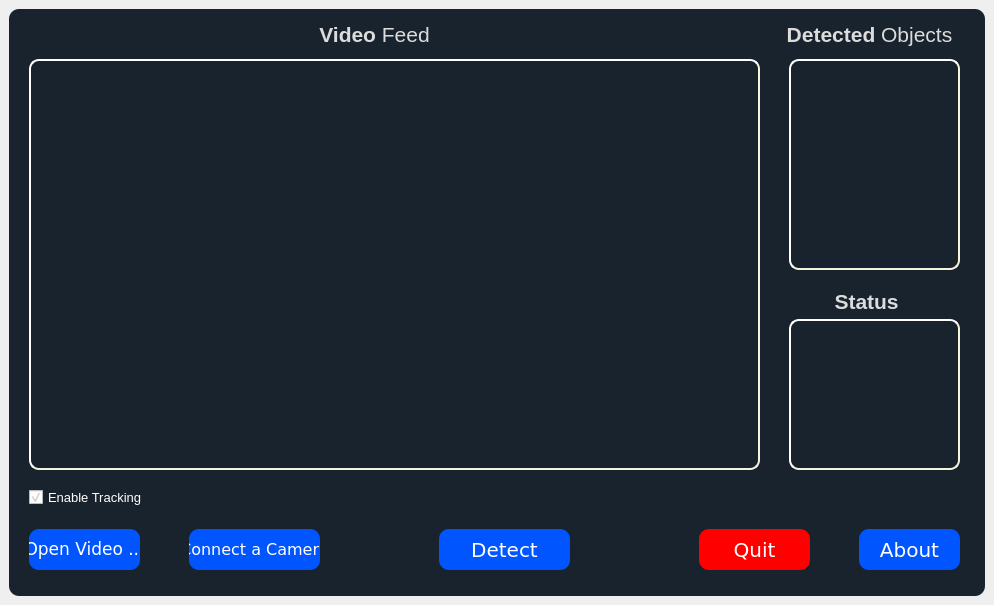
<?xml version="1.0" encoding="UTF-8"?>
<ui version="4.0">
 <class>mainWindow</class>
 <widget class="QMainWindow" name="mainWindow">
  <property name="geometry">
   <rect>
    <x>0</x>
    <y>0</y>
    <width>994</width>
    <height>605</height>
   </rect>
  </property>
  <property name="windowTitle">
   <string>MainWindow</string>
  </property>
  <widget class="QWidget" name="centralwidget">
   <layout class="QHBoxLayout" name="horizontalLayout">
    <item>
     <widget class="QFrame" name="frame_main">
      <property name="styleSheet">
       <string notr="true">QFrame{
	background-color:rgb(25, 35, 45);
	color:rgb(220,220,220);
	border-radius:10px;
}</string>
      </property>
      <property name="frameShape">
       <enum>QFrame::StyledPanel</enum>
      </property>
      <property name="frameShadow">
       <enum>QFrame::Raised</enum>
      </property>
      <widget class="QLabel" name="screen">
       <property name="geometry">
        <rect>
         <x>20</x>
         <y>50</y>
         <width>731</width>
         <height>411</height>
        </rect>
       </property>
       <property name="cursor">
        <cursorShape>CrossCursor</cursorShape>
       </property>
       <property name="styleSheet">
        <string notr="true">QLabel {
	border-style: outset;
	border-width: 2px;
    border-radius: 10px;
	border-color:beige;
	
}</string>
       </property>
       <property name="text">
        <string/>
       </property>
       <property name="scaledContents">
        <bool>true</bool>
       </property>
      </widget>
      <widget class="QPushButton" name="btn_open_vid">
       <property name="geometry">
        <rect>
         <x>20</x>
         <y>520</y>
         <width>111</width>
         <height>41</height>
        </rect>
       </property>
       <property name="font">
        <font>
         <family>DejaVu Sans</family>
         <pointsize>13</pointsize>
        </font>
       </property>
       <property name="styleSheet">
        <string notr="true">QPushButton{
	
	background-color: rgb(0, 85, 255);
	
	
	color: rgb(255, 255, 255);
	
    border-width: 2px;
    border-radius: 10px;
	
}

QPushButton::hover {
	
	background-color: rgb(85, 170, 255);
}

QPushButton::pressed {
	
	background-color: rgb(10, 2, 255);
}

</string>
       </property>
       <property name="text">
        <string>Open Video ...</string>
       </property>
      </widget>
      <widget class="QPushButton" name="btn_detect">
       <property name="geometry">
        <rect>
         <x>430</x>
         <y>520</y>
         <width>131</width>
         <height>41</height>
        </rect>
       </property>
       <property name="font">
        <font>
         <family>DejaVu Sans</family>
         <pointsize>15</pointsize>
        </font>
       </property>
       <property name="styleSheet">
        <string notr="true">QPushButton{
	
	background-color: rgb(0, 85, 255);
	
	
	color: rgb(255, 255, 255);
	
    border-width: 2px;
    border-radius: 10px;
	
}

QPushButton::hover {
	
	background-color: rgb(85, 170, 255);
}

QPushButton::pressed {
	
	background-color: rgb(10, 2, 255);
}

</string>
       </property>
       <property name="text">
        <string>Detect</string>
       </property>
      </widget>
      <widget class="QPushButton" name="btn_connect_cam">
       <property name="geometry">
        <rect>
         <x>180</x>
         <y>520</y>
         <width>131</width>
         <height>41</height>
        </rect>
       </property>
       <property name="font">
        <font>
         <family>DejaVu Sans</family>
         <pointsize>12</pointsize>
        </font>
       </property>
       <property name="styleSheet">
        <string notr="true">QPushButton{
	
	background-color: rgb(0, 85, 255);
	
	
	color: rgb(255, 255, 255);
	
    border-width: 2px;
    border-radius: 10px;
	
}

QPushButton::hover {
	
	background-color: rgb(85, 170, 255);
}

QPushButton::pressed {
	
	background-color: rgb(10, 2, 255);
}

</string>
       </property>
       <property name="text">
        <string>Connect a Camera</string>
       </property>
      </widget>
      <widget class="QPushButton" name="btn_quit">
       <property name="geometry">
        <rect>
         <x>690</x>
         <y>520</y>
         <width>111</width>
         <height>41</height>
        </rect>
       </property>
       <property name="font">
        <font>
         <family>DejaVu Sans</family>
         <pointsize>15</pointsize>
        </font>
       </property>
       <property name="styleSheet">
        <string notr="true">QPushButton{
	
	
	background-color: rgb(255, 0, 0);
	
	
	color: rgb(255, 255, 255);
	
    border-width: 2px;
    border-radius: 10px;
	
}

QPushButton::hover {
	
	
	background-color: rgb(255, 73, 60);
}

QPushButton::pressed {
	
	
	background-color: rgb(188, 0, 3);
}

</string>
       </property>
       <property name="text">
        <string>Quit</string>
       </property>
      </widget>
      <widget class="QLabel" name="label_obj">
       <property name="geometry">
        <rect>
         <x>770</x>
         <y>10</y>
         <width>181</width>
         <height>31</height>
        </rect>
       </property>
       <property name="font">
        <font>
         <family>Segoe UI</family>
         <pointsize>11</pointsize>
        </font>
       </property>
       <property name="text">
        <string>&lt;html&gt;&lt;head/&gt;&lt;body&gt;&lt;p&gt;&lt;span style=&quot; font-size:16pt; font-weight:600;&quot;&gt;Detected &lt;/span&gt;&lt;span style=&quot; font-size:16pt;&quot;&gt;Objects&lt;/span&gt;&lt;/p&gt;&lt;/body&gt;&lt;/html&gt;</string>
       </property>
       <property name="alignment">
        <set>Qt::AlignCenter</set>
       </property>
      </widget>
      <widget class="QTextEdit" name="text_obj">
       <property name="geometry">
        <rect>
         <x>780</x>
         <y>50</y>
         <width>171</width>
         <height>211</height>
        </rect>
       </property>
       <property name="font">
        <font>
         <family>Segoe UI</family>
         <pointsize>9</pointsize>
        </font>
       </property>
       <property name="styleSheet">
        <string notr="true">QTextEdit{
	
	color: rgb(255, 255, 255);
	border-style: outset;
	border-width: 2px;
    border-radius: 10px;
	border-color:beige;
}</string>
       </property>
      </widget>
      <widget class="QTextEdit" name="text_stat">
       <property name="geometry">
        <rect>
         <x>780</x>
         <y>310</y>
         <width>171</width>
         <height>151</height>
        </rect>
       </property>
       <property name="font">
        <font>
         <family>Segoe UI</family>
         <pointsize>9</pointsize>
        </font>
       </property>
       <property name="styleSheet">
        <string notr="true">QTextEdit{
	
	color: rgb(255, 255, 255);
	border-style: outset;
	border-width: 2px;
    border-radius: 10px;
	border-color:beige;
}</string>
       </property>
      </widget>
      <widget class="QLabel" name="label_stat">
       <property name="geometry">
        <rect>
         <x>770</x>
         <y>280</y>
         <width>181</width>
         <height>21</height>
        </rect>
       </property>
       <property name="font">
        <font>
         <family>Segoe UI</family>
         <pointsize>11</pointsize>
        </font>
       </property>
       <property name="text">
        <string>&lt;html&gt;&lt;head/&gt;&lt;body&gt;&lt;p&gt;&lt;span style=&quot; font-size:16pt; font-weight:600;&quot;&gt;Status &lt;/span&gt;&lt;/p&gt;&lt;/body&gt;&lt;/html&gt;</string>
       </property>
       <property name="alignment">
        <set>Qt::AlignCenter</set>
       </property>
      </widget>
      <widget class="QLabel" name="label_vid">
       <property name="geometry">
        <rect>
         <x>290</x>
         <y>10</y>
         <width>151</width>
         <height>31</height>
        </rect>
       </property>
       <property name="font">
        <font>
         <family>Segoe UI</family>
         <pointsize>11</pointsize>
        </font>
       </property>
       <property name="text">
        <string>&lt;html&gt;&lt;head/&gt;&lt;body&gt;&lt;p&gt;&lt;span style=&quot; font-size:16pt; font-weight:600;&quot;&gt;Video&lt;/span&gt;&lt;span style=&quot; font-size:16pt;&quot;&gt; Feed&lt;/span&gt;&lt;/p&gt;&lt;/body&gt;&lt;/html&gt;</string>
       </property>
       <property name="alignment">
        <set>Qt::AlignCenter</set>
       </property>
      </widget>
      <widget class="QPushButton" name="btn_about">
       <property name="geometry">
        <rect>
         <x>850</x>
         <y>520</y>
         <width>101</width>
         <height>41</height>
        </rect>
       </property>
       <property name="font">
        <font>
         <family>DejaVu Sans</family>
         <pointsize>15</pointsize>
        </font>
       </property>
       <property name="styleSheet">
        <string notr="true">QPushButton{
	
	background-color: rgb(0, 85, 255);
	
	
	color: rgb(255, 255, 255);
	
    border-width: 2px;
    border-radius: 10px;
	
}

QPushButton::hover {
	
	background-color: rgb(85, 170, 255);
}

QPushButton::pressed {
	
	background-color: rgb(10, 2, 255);
}

</string>
       </property>
       <property name="text">
        <string>About</string>
       </property>
      </widget>
      <widget class="QCheckBox" name="checkBox">
       <property name="geometry">
        <rect>
         <x>20</x>
         <y>480</y>
         <width>121</width>
         <height>17</height>
        </rect>
       </property>
       <property name="font">
        <font>
         <family>Segoe UI</family>
         <pointsize>10</pointsize>
        </font>
       </property>
       <property name="styleSheet">
        <string notr="true">QCheckBox {
	color: rgb(255, 255, 255);
}</string>
       </property>
       <property name="text">
        <string>Enable Tracking</string>
       </property>
       <property name="checked">
        <bool>true</bool>
       </property>
      </widget>
     </widget>
    </item>
   </layout>
  </widget>
 </widget>
 <resources/>
 <connections/>
</ui>
